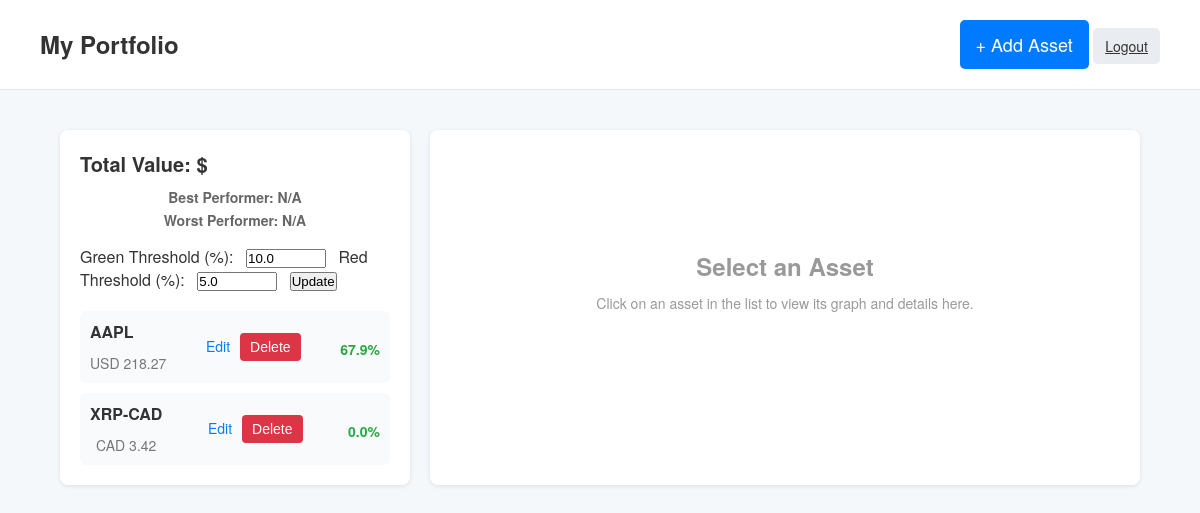
Screenshot of / (signed in) with the database file from the repository.
### app.py (models this page shows, shortened)
class User(UserMixin, db.Model):
    id = db.Column(db.Integer, primary_key=True)
    username = db.Column(db.String(64), unique=True, nullable=False)
    email = db.Column(db.String(120), unique=True, nullable=False)
    password_hash = db.Column(db.String(128), nullable=False)
    alert_threshold = db.Column(db.Float, default=10.0)  # Users can set their own threshold
    negative_threshold = db.Column(db.Float, default=-5.0)
    assets = db.relationship('Asset', backref='user', lazy=True)

class Asset(db.Model):
    id = db.Column(db.Integer, primary_key=True)
    symbol = db.Column(db.String(20), nullable=False)
    avg_price = db.Column(db.Float, nullable=False)
    current_price = db.Column(db.Float, nullable=False)
    percentage = db.Column(db.Float, nullable=False)
    currency = db.Column(db.String(10), default='USD')
    alerted = db.Column(db.Boolean, default=False)
    user_id = db.Column(db.Integer, db.ForeignKey('user.id'), nullable=False)

### app.py (the view)
@app.route('/')
@login_required
def portfolio_dashboard():
    assets = Asset.query.filter_by(user_id=current_user.id).all()
    portfolio = [
        {
            'symbol': asset.symbol,
            'avg_price': float(asset.avg_price),
            'current_price': float(asset.current_price),
            'currency': asset.currency,
            'percentage': float(asset.percentage)
        } for asset in assets
    ]
    return render_template('index.html', portfolio=portfolio)

### app.py (called while the page is built)
@login_manager.user_loader
def load_user(user_id):
    return db.session.get(User, int(user_id))

### templates/index.html (shortened to what this page needs)
<!DOCTYPE html>
<html lang="en">
<head>
  <link rel="stylesheet" href="{{ url_for('static', filename='css/style.css') }}">
</head>
<body>
  <nav class="navbar">
    <div class="navbar-left">
      <h1 class="brand">My Portfolio</h1>
    </div>
    <div class="navbar-right">
      <a href="{{ url_for('add_asset') }}" class="btn-primary">+ Add Asset</a>
      <a href="{{ url_for('logout') }}" class="btn-secondary">Logout</a>
    </div>
  </nav>
  <main class="master-detail-container">
    <section class="asset-list">
      <div class="portfolio-header">
        <h2>Total Value: $</h2>
        <p class="performer-label">Best Performer:
          <span id="best-performer">{{ best_performer.symbol if best_performer else 'N/A' }}</span>
        </p>
        <p class="performer-label">Worst Performer:
          <span id="worst-performer">{{ worst_performer.symbol if worst_performer else 'N/A' }}</span>
        </p>
        <form class="threshold-form" method="POST" action="{{ url_for('update_threshold') }}">
          <label>Green Threshold (%):</label>
          <input type="number" step="0.1" name="positive_threshold" value="{{ current_user.alert_threshold }}">
          <label>Red Threshold (%):</label>
          <input type="number" step="0.1" name="negative_threshold" value="{{ current_user.negative_threshold }}">
          <button type="submit">Update</button>
        </form>
      </div>
      <div class="asset-rows">
        {% for asset in portfolio %}
          <div class="asset-row" onclick="selectAsset('{{ asset.symbol }}')">
            <div class="asset-info">
              <h3>{{ asset.symbol }}</h3>
              <p class="small-text">{{ asset.currency }} {{ asset.current_price }}</p>
            </div>
            <div class="asset-actions">
              <a href="{{ url_for('edit_asset', symbol=asset.symbol) }}" class="edit-link" onclick="event.stopPropagation();">Edit</a>
              <form action="{{ url_for('delete_asset', symbol=asset.symbol) }}" method="POST" onsubmit="return confirm('Are you sure?');" style="display:inline;">
                <button type="submit" class="delete-btn" onclick="event.stopPropagation();">Delete</button>
              </form>
            </div>
            <div class="asset-change">
              <p class="percentage {{ 'positive' if asset.percentage >= 0 else 'negative' }}">
                {{ asset.percentage }}%
              </p>
            </div>
          </div>
        {% endfor %}
      </div>
    </section>
    <section class="detail-view">
      <div id="detail-placeholder" class="detail-placeholder">
        <h2>Select an Asset</h2>
        <p>Click on an asset in the list to view its graph and details here.</p>
      </div>
    </section>
  </main>
</body>
</html>

### static/css/style.css (style rules this page uses)
* { margin: 0; padding: 0; box-sizing: border-box; }
body { font-family: 'Helvetica Neue', Helvetica, Arial, sans-serif; background-color: #f4f8fb; color: #333; line-height: 1.4; }
.navbar { display: flex; justify-content: space-between; align-items: center; background-color: #ffffff; padding: 20px 40px; border-bottom: 1px solid #e0e6ed; }
.brand { font-size: 24px; color: #333; }
.btn-primary { text-decoration: none; background-color: #007bff; color: #fff; padding: 10px 16px; border-radius: 5px; font-weight: 500; transition: background-color 0.3s ease; }
.performer-label { font-weight: 600; color: #666; }
.edit-link { font-size: 14px; text-decoration: none; color: #007bff; transition: color 0.3s ease; }
.asset-price, .asset-avg, .asset-change { font-size: 16px; margin-bottom: 5px; }
.btn-secondary { background-color: #e9ecf1; border: none; padding: 8px 12px; border-radius: 5px; cursor: pointer; color: #333; font-size: 14px; transition: background-color 0.3s ease; }
.master-detail-container { display: grid; grid-template-columns: 350px 1fr; gap: 20px; width: 90%; max-width: 1200px; margin: 40px auto; }
.asset-list { background-color: #ffffff; border-radius: 8px; box-shadow: 0 1px 4px rgba(0,0,0,0.1); padding: 20px; }
.portfolio-header { margin-bottom: 20px; }
.portfolio-header h2 { font-size: 20px; margin-bottom: 10px; }
.performer-label { color: #666; font-size: 14px; margin: 3px 0; }
.asset-rows { display: flex; flex-direction: column; gap: 10px; }
.asset-row { display: flex; justify-content: space-between; align-items: center; background-color: #f9fafc; border-radius: 6px; padding: 10px; cursor: pointer; transition: background-color 0.2s; }
.asset-info h3 { font-size: 16px; margin-bottom: 4px; color: #333; }
.small-text { font-size: 14px; color: #777; }
.asset-change .percentage { font-weight: 600; }
.percentage.positive { color: #28a745; }
.detail-view { background-color: #ffffff; border-radius: 8px; box-shadow: 0 1px 4px rgba(0,0,0,0.1); padding: 20px; position: relative; }
.detail-placeholder { text-align: center; color: #999; margin-top: 100px; }
.btn-primary { text-decoration: none; background-color: #007bff; color: #fff; padding: 12px 16px; border-radius: 5px; font-weight: 500; transition: background-color 0.3s ease; }
.delete-btn { background-color: #dc3545; color: white; border: none; padding: 6px 10px; margin-left: 5px; border-radius: 4px; font-size: 14px; cursor: pointer; transition: background-color 0.3s ease; }
.asset-actions { display: flex; align-items: center; gap: 5px; }
body { font-family: 'Helvetica Neue', Helvetica, Arial, sans-serif; background-color: #f4f8fb; color: #333; margin: 0; padding: 0; }
.btn-primary { background-color: #007bff; color: #ffffff; padding: 12px 16px; border: none; border-radius: 5px; font-size: 18px; cursor: pointer; transition: background-color 0.3s ease; text-align: center; text-decoration: none; display: inline-block; }
p { text-align: center; font-size: 14px; margin-top: 10px; }

### templates/index.html (style rules this page uses)
.threshold-form { margin: 1rem 0; }
.threshold-form input { margin: 0 0.5rem; width: 80px; }

### rows the page displays
User: positive_threshold "10.0", negative_threshold "5.0"
Asset: symbol "AAPL", currency "USD", current_price "218.27", percentage "67.9"
Asset: symbol "XRP-CAD", currency "CAD", current_price "3.42", percentage "0.0"

### other values shown
{{ best_performer.symbol if best_performer else 'N/A' }} "N/A"
{{ worst_performer.symbol if worst_performer else 'N/A' }} "N/A"
